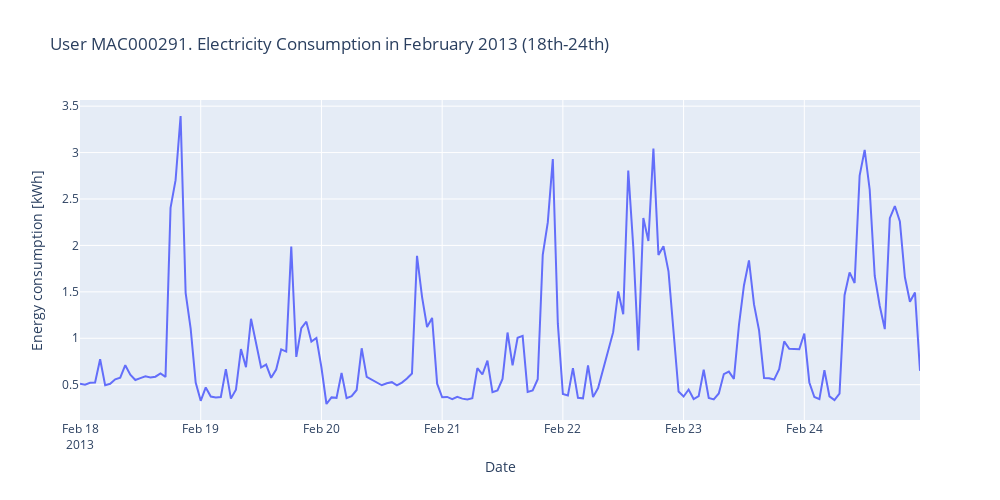

This figure's notebook cell:
### Code cell
# Traces
traces = [go.Line(x=MAC000291_df_h['2013-02-18':'2013-02-24'].index, y=MAC000291_df_h['2013-02-18':'2013-02-24']['kWh'])]; 
      
# Layout
layout = go.Layout(width=1000, height=500,
                   xaxis=go.layout.XAxis(title=go.layout.xaxis.Title(text='Date')),
                   yaxis=go.layout.YAxis(title=go.layout.yaxis.Title(text='Energy consumption [kWh]')),
                   title=go.layout.Title(text='User MAC000291. Electricity Consumption in February 2013 (18th-24th)'));

# Plot
py.iplot(go.Figure(data=traces, layout=layout));

### Figure 1 — Plotly figure (JSON) as saved in the notebook; plotly's stock layout.template omitted (floating-point values rounded to 4 significant figures; data arrays with more than 128 entries replaced by an {"elided": "..."} marker saying what was removed)
{"data": [{"type": "scatter", "x": {"elided": "168 str values"}, "y": {"elided": "168 float values"}}], "layout": {"height": 500, "title": {"text": "User MAC000291. Electricity Consumption in February 2013 (18th-24th)"}, "width": 1000, "xaxis": {"title": {"text": "Date"}}, "yaxis": {"title": {"text": "Energy consumption [kWh]"}}}}
